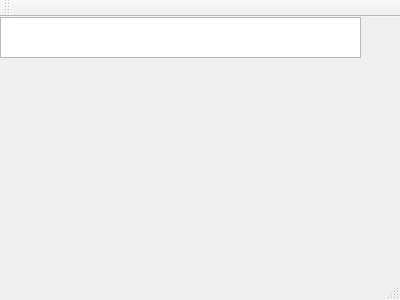
<?xml version="1.0" encoding="UTF-8"?>
<ui version="4.0">
 <class>MainWindow</class>
 <widget class="QMainWindow" name="MainWindow">
  <property name="geometry">
   <rect>
    <x>0</x>
    <y>0</y>
    <width>400</width>
    <height>300</height>
   </rect>
  </property>
  <property name="windowTitle">
   <string>MainWindow</string>
  </property>
  <widget class="QWidget" name="centralWidget">
   <widget class="QTableView" name="tableView">
    <property name="geometry">
     <rect>
      <x>0</x>
      <y>0</y>
      <width>361</width>
      <height>41</height>
     </rect>
    </property>
   </widget>
  </widget>
  <widget class="QMenuBar" name="menuBar">
   <property name="geometry">
    <rect>
     <x>0</x>
     <y>0</y>
     <width>400</width>
     <height>21</height>
    </rect>
   </property>
  </widget>
  <widget class="QToolBar" name="mainToolBar">
   <attribute name="toolBarArea">
    <enum>TopToolBarArea</enum>
   </attribute>
   <attribute name="toolBarBreak">
    <bool>false</bool>
   </attribute>
  </widget>
  <widget class="QStatusBar" name="statusBar"/>
 </widget>
 <layoutdefault spacing="6" margin="11"/>
 <resources/>
 <connections/>
</ui>
